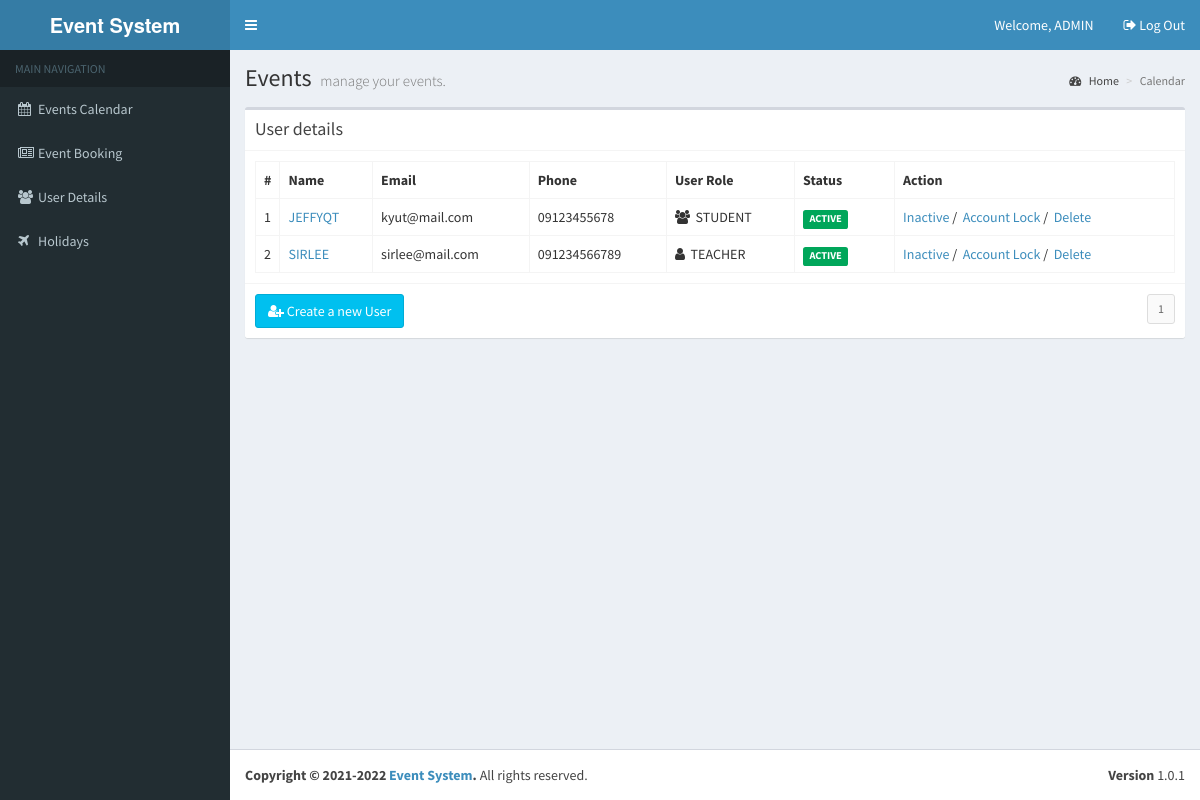
The app's page /event-management/views/?v=USERS (signed in) with its own data.
### tables this page shows
CREATE TABLE `tbl_users` (
  `id` int(10) NOT NULL,
  `name` varchar(100) NOT NULL,
  `pwd` varchar(200) NOT NULL,
  `address` varchar(250) NOT NULL,
  `phone` varchar(20) NOT NULL,
  `email` varchar(100) NOT NULL,
  `type` varchar(10) NOT NULL,
  `status` varchar(10) NOT NULL,
  `bdate` varchar(100) NOT NULL
);

### event-management/views/index.php (called while the page is built, shortened)
<?php
require_once '../library/functions.php';
require_once '../include/template.php';
?>

### event-management/library/database.php (called while the page is built, shortened)
<?php
require_once 'config.php';
$dbConn = mysqli_connect ($dbHost, $dbUser, $dbPass,$dbName);
function dbQuery($sql)
{
	global $dbConn;
	$result = mysqli_query($dbConn,$sql);
	return $result;
}
function dbFetchAssoc($result)
{
	return mysqli_fetch_assoc($result);
}
function dbNumRows($result)
{
	return mysqli_num_rows($result);
}
?>

### event-management/views/userlist.php (the view, shortened to what this page needs)
<?php
$records = getUserRecords();
$utype = '';
$type = $_SESSION['calendar_fd_user']['type'];
if($type == 'admin' || $type == 'teacher') {
	$utype = 'on';
}
?>
<div class="col-md-12">
  <div class="box">
    <div class="box-header with-border">
      <h3 class="box-title">User details</h3>
    </div>
    <div class="box-body">
      <table class="table table-bordered">
        <tr>
          <th style="width: 10px">#</th>
          <th>Name</th>
          <th>Email</th>
          <th>Phone</th>
          <th>User Role</th>
          <th style="width: 100px">Status</th>
          <?php if($utype == 'on') { ?>
		  <th>Action</th>
		  <?php } ?>
        </tr>
        <?php
	  $idx = 1;
	  foreach($records as $rec) {
	  	extract($rec);
		$stat = '';
		if($status == "active") {$stat = 'success';}
		else if($status == "lock") {$stat = 'warning';}
		else if($status == "inactive") {$stat = 'warning';}
		else if($status == "delete") {$stat = 'danger';}
		?>
        <tr>
          <td><?php echo $idx++; ?></td>
          <td><a href="<?php echo WEB_ROOT; ?>views/?v=USER&ID=<?php echo $user_id; ?>"><?php echo strtoupper($user_name); ?></a></td>
          <td><?php echo $user_email; ?></td>
          <td><?php echo $user_phone; ?></td>
          <td>
		  <i class="fa <?php echo $type == 'teacher' ? 'fa-user' : 'fa-users' ; ?>" aria-hidden="true"></i>&nbsp;&nbsp;<?php echo strtoupper($type); ?></i></td>
          <td><span class="label label-<?php echo $stat; ?>"><?php echo strtoupper($status); ?></span></td>
          <?php if($utype == 'on') { ?>
		  <td><?php if($status == "active") {?>
            <a href="javascript:status('<?php echo $user_id ?>', 'inactive');">Inactive</a>&nbsp;/
			&nbsp;<a href="javascript:status('<?php echo $user_id ?>', 'lock');">Account Lock</a>&nbsp;/
			&nbsp;<a href="javascript:status('<?php echo $user_id ?>', 'delete');">Delete</a>
            <?php } else { ?>
			<a href="javascript:status('<?php echo $user_id ?>', 'active');">Active</a>
			<?php } ?>
          </td>
		  <?php }?>
        </tr>
        <?php } ?>
      </table>
    </div>
    <div class="box-footer clearfix">
	<?php
	$type = $_SESSION['calendar_fd_user']['type'];
	if($type == 'admin') {
	?>
	<button type="button" class="btn btn-info" onclick="javascript:createUserForm();"><i class="fa fa-user-plus" aria-hidden="true"></i>&nbsp;Create a new User</button>
	<?php
	}
	?>
      <?php echo generatePagination(); ?> </div>
  </div>
</div>

### records on screen
tbl_users: name "JEFFYQT", email "kyut@mail.com", phone "09123455678", type "STUDENT", status "ACTIVE"
tbl_users: name "SIRLEE", email "sirlee@mail.com", phone "091234566789", type "TEACHER", status "ACTIVE"

### other values on screen
$_SESSION['calendar_fd_user']['name'] "ADMIN"
